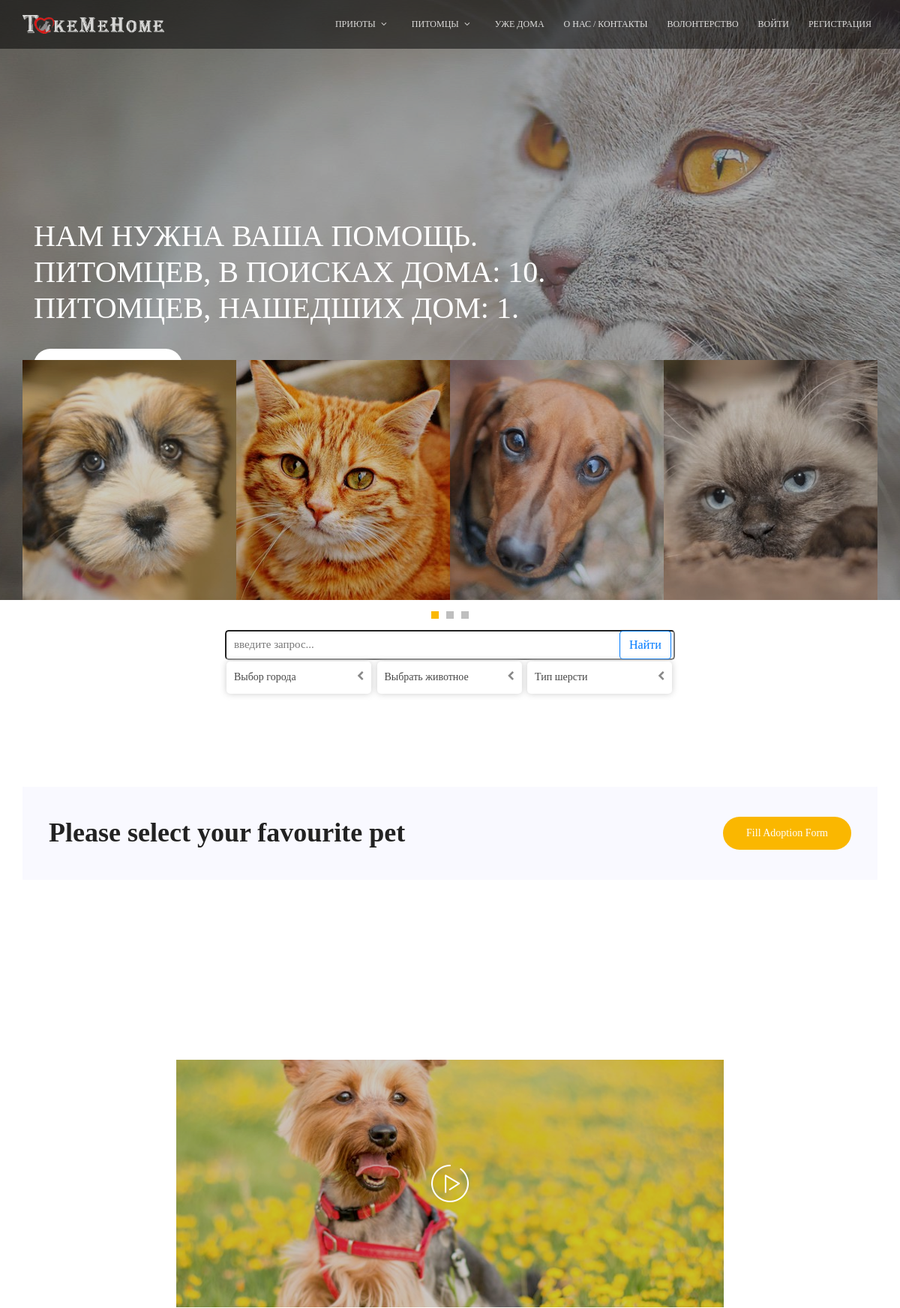
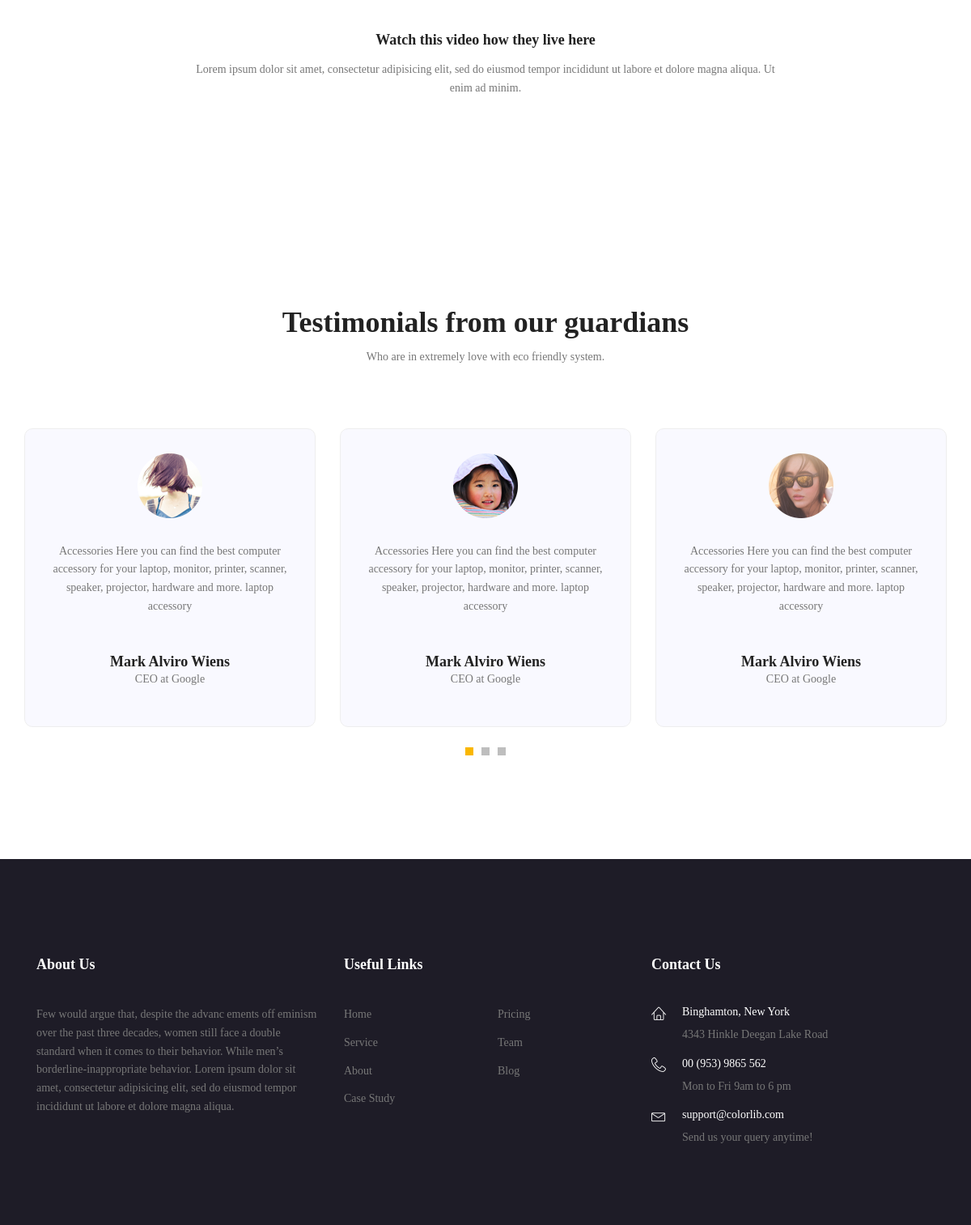
The page / on the database its author committed (2 pictures, top to bottom).
### mainapp/models.py (models this page shows, shortened)
class Core(models.Model):
    class Meta:
        ordering = ('-is_active', 'sort', 'name')
        verbose_name = 'Ядро'
        verbose_name_plural = 'Ядра'
    name = models.CharField(verbose_name='заголовок объекта', max_length=255, null=True)
    description = models.TextField(verbose_name='описание объекта', blank=True, null=True)
    sort = models.IntegerField(verbose_name='номер объекта для сортировки', default=0, blank=True, null=False)
    is_active = models.BooleanField(verbose_name='активен ли объект', default=True, db_index=True)
    created = models.DateTimeField(verbose_name='создан', auto_now_add=True)
    updated = models.DateTimeField(verbose_name='обновлен', auto_now=True)

class Menu(Core):
    class Meta:
        ordering = ('parent_id', 'sort', 'name')
        verbose_name = 'Элемент меню'
        verbose_name_plural = 'Меню сайта'
    url = models.CharField('ссылка', max_length=255, blank=False, null=False, default='#')
    css_class = models.CharField('CSS-Класс блока меню', max_length=30, null=False, blank=True, default='')
    seen_guests = models.BooleanField('виден незарегистрированным пользователям', default=True)
    seen_users = models.BooleanField('виден зарегистрированным пользователям', default=False)
    seen_shelters = models.BooleanField('виден приютам', default=False)
    parent = models.ForeignKey('self', verbose_name='суперкласс меню', null=True, blank=True, related_name='submenus',
                               on_delete=models.CASCADE)
    objects = MenuManager()
    def __getattr__(self, attr):
        if attr.startswith('get_menu_'):
            return type(self).objects.get_menu(attr[9:])
        return super().__getattr__(attr)
    def get_url(self):
        return reverse(self.url) if ':' in self.url else self.url

class Core(models.Model):
    class Meta:
        ordering = ('-is_active', 'sort', 'name')
        verbose_name = 'Ядро'
        verbose_name_plural = 'Ядра'
    name = models.CharField(verbose_name='заголовок объекта', max_length=255, null=True)
    description = models.TextField(verbose_name='описание объекта', blank=True, null=True)
    sort = models.IntegerField(verbose_name='номер объекта для сортировки', default=0, blank=True, null=False)
    is_active = models.BooleanField(verbose_name='активен ли объект', default=True, db_index=True)
    created = models.DateTimeField(verbose_name='создан', auto_now_add=True)
    updated = models.DateTimeField(verbose_name='обновлен', auto_now=True)

### mainapp/views.py (the view)
# urls.py: path('', Index.as_view(), name='index'),
class Index(TemplateView):
    template_name = 'mainapp/index.html'
    adopted = Pet.get_count('Уже дома')
    extra_context = {
        'adopted': adopted,
        'pets': Pet.get_count() - adopted,
    }

### mainapp/context_processors.py (called while the page is built)
def get_context(request):
    context = {
        'menu': Menu(),
    }
    return context

### mainapp/models.py (called while the page is built)
    def get_menu(self, attr):
        return self.filter(name=attr, parent_id__isnull=True).first()

### mainapp/templates/mainapp/index.html (shortened to what this page needs)
{% extends 'mainapp/base.html' %}
{% load static %}
{% block main_banner %}
    {% include 'mainapp/includes/inc-main_banner_big.html' %}
{% endblock %}
{% block content %}
    <section class="image-carusel-area">
        <div class="container">
            <div class="row">
                <div class="active-image-carusel">
                    <div class="single-image-carusel">
                        <img class="img-fluid" src="{% static 'img/c1.jpg' %}" alt="">
                    </div>
                    <div class="single-image-carusel">
                        <img class="img-fluid" src="{% static 'img/c2.jpg' %}" alt="">
                    </div>
                    <div class="single-image-carusel">
                        <img class="img-fluid" src="{% static 'img/c3.jpg' %}" alt="">
                    </div>
                    <div class="single-image-carusel">
                        <img class="img-fluid" src="{% static 'img/c4.jpg' %}" alt="">
                    </div>
                </div>
            </div>
        </div>
    </section>
{% block search %}
    {% include 'mainapp/includes/search_list.html' %}
{% endblock %}
    <section class="callto-top-area section-gap">
        <div class="container">
            <div class="row justify-content-between callto-top-wrap pt-40 pb-40">
                <div class="col-lg-8 callto-top-left">
                    <h1>Please select your favourite pet</h1>
                </div>
                <div class="col-lg-4 callto-top-right">
                    <a href="#" class="primary-btn">Fill Adoption Form</a>
                </div>
            </div>
        </div>
    </section>
    <section class="video-area section-gap">
        <div class="container">
            <div class="row justify-content-center align-items-center">
                <div class="col-lg-8">
                    <div class="about-video-right justify-content-center align-items-center d-flex relative">
                        <a class="play-btn" href="https://www.youtube.com/watch?v=ARA0AxrnHdM"><img
                                class="img-fluid mx-auto" src="{% static 'img/play-btn.png' %}" alt=""></a>
                    </div>
                    <div class="description">
                        <h4>Watch this video how they live here</h4>
                        <p>
                            Lorem ipsum dolor sit amet, consectetur adipisicing elit, sed do eiusmod tempor incididunt
                            ut labore et dolore magna aliqua. Ut enim ad minim.
                        </p>
                    </div>
                </div>
            </div>
        </div>
    </section>
    <section class="testomial-area section-gap" id="testimonail">
        <div class="container">
            <div class="row d-flex justify-content-center">
                <div class="menu-content pb-60 col-lg-8">
                    <div class="title text-center">
                        <h1 class="mb-10">Testimonials from our guardians</h1>
                        <p>Who are in extremely love with eco friendly system.</p>
                    </div>
                </div>
            </div>
            <div class="row">
                <div class="active-testimonial-carusel">
                    <div class="single-testimonial item">
                        <img class="mx-auto" src="{% static 'img/t1.png' %}" alt="">
                        <p class="desc">
                            Accessories Here you can find the best computer accessory for your laptop, monitor, printer,
                            scanner, speaker, projector, hardware and more. laptop accessory
                        </p>
                        <h4>Mark Alviro Wiens</h4>
                        <p>
                            CEO at Google
                        </p>
                    </div>
                    <div class="single-testimonial item">
                        <img class="mx-auto" src="{% static 'img/t2.png' %}" alt="">
                        <p class="desc">
                            Accessories Here you can find the best computer accessory for your laptop, monitor, printer,
                            scanner, speaker, projector, hardware and more. laptop accessory
                        </p>
                        <h4>Mark Alviro Wiens</h4>
                        <p>
                            CEO at Google
                        </p>
                    </div>
                    <div class="single-testimonial item">
                        <img class="mx-auto" src="{% static 'img/t3.png' %}" alt="">
                        <p class="desc">
                            Accessories Here you can find the best computer accessory for your laptop, monitor, printer,
                            scanner, speaker, projector, hardware and more. laptop accessory
                        </p>
                        <h4>Mark Alviro Wiens</h4>
                        <p>
                            CEO at Google
                        </p>
                    </div>
                </div>
            </div>
        </div>
    </section>
{% endblock %}

### mainapp/templates/mainapp/includes/mainmenu.html (shortened to what this page needs)
<nav id="nav-menu-container">
    <ul class="nav-menu {{ menu.css_class }}">
        {% for object in menu.submenus.all %}
            <li class="mainmenu {{ obj.css_class }}"><a href="{{ object.get_url }}"> {{ object.name }} </a>
            </li>
        {% endfor %}
        <li><a href="{% url 'mainapp:volunteer' %}">Волонтерство</a></li>
        {% if user.is_authenticated %}
            {% if user.avatar %}
                <li><img src="{{ user.avatar.url }}" width="40" alt="" style="border-radius: 50%"></li>
            {% endif %}
            <li class="mainmenu menu-has-children"><a href="/">{% if user.first_name %} {{ user.first_name }} {% else %}
                {{ user.username }} {% endif %}</a>
                <ul>
                    {% if user.is_superuser %}
                        <li>
                            <a href="{% url 'adminapp:pet_list' %}">
                                Администрирование
                            </a>
                        </li>
                    {% endif %}
                    <li class=""><a href="{% url 'logout' %}">Выйти</a></li>
                </ul>
            </li>
        {% else %}
            <li class="mainmenu"><a href="{% url 'login' %}">Войти</a></li>
            <li class="mainmenu"><a href="{% url 'register' %}">Регистрация</a></li>
        {% endif %}
    </ul>
</nav>

### static/css/main.css (style rules this page uses)
body { color: #777777; font-family: 'Century Gothic Regular'; font-size: 14px; font-weight: 300; line-height: 1.625em; position: relative; }
ol, ul { margin: 0; padding: 0; list-style: none; }
a { -webkit-transition: all 0.3s ease 0s; -moz-transition: all 0.3s ease 0s; -o-transition: all 0.3s ease 0s; transition: all 0.3s ease 0s; }
a, a:focus, a:hover { text-decoration: none; outline: 0; }
h1, h2, h3, h4, h5, h6 { font-family: 'Century Gothic Regular'; color: #222222; line-height: 1.2em !important; margin-bottom: 0; margin-top: 0; font-weight: 600; }
h1, .h1 { font-size: 36px; }
h4, .h4 { font-size: 18px; }
.mb-10 { margin-bottom: 10px; }
.pt-40 { padding-top: 40px; }
.pb-40 { padding-bottom: 40px; }
.pb-60 { padding-bottom: 60px; }
.text-center { text-align: center; }
.relative { position: relative; }
h1 { font-size: 36px; }
h4 { font-size: 18px; }
h1, h2, h3, h4, h5, h6 { line-height: 1.5em; }
.nav-menu, .nav-menu * { margin: 0; padding: 0; list-style: none; }
.nav-menu li { position: relative; white-space: nowrap; opacity: 1.5; }
.nav-menu > li { float: left; }
.sf-arrows .sf-with-ul { padding-right: 30px; }
.sf-arrows .sf-with-ul:after { content: "\f107"; position: absolute; right: 15px; font-family: FontAwesome; font-style: normal; font-weight: normal; }
#nav-menu-container { margin: 0; }
.nav-menu a { padding: 0 8px 0px 8px; text-decoration: none; display: inline-block; color: #fff; font-weight: 400; font-size: 12px; text-transform: uppercase; outline: none; }
.nav-menu > li { margin-left: 10px; }
#mobile-nav { position: fixed; top: 0; padding-top: 18px; bottom: 0; z-index: 998; background: rgba(0, 0, 0, 0.8); left: -260px; width: 260px; overflow-y: auto; transition: 0.4s; }
#mobile-nav ul { padding: 0; margin: 0; list-style: none; }
#mobile-nav ul li { position: relative; }
#mobile-nav ul li a { color: #fff; font-size: 13px; text-transform: uppercase; overflow: hidden; padding: 10px 22px 10px 15px; position: relative; text-decoration: none; width: 100%; display: block; outline: none; font-weight: 700; }
.section-gap { padding: 120px 0; }
.primary-btn { background-color: #fab700; line-height: 42px; padding-left: 30px; padding-right: 30px; border: 1px solid transparent; border-radius: 25px; color: #fff; display: inline-block; font-weight: 500; position: relative; -webkit-transition: all 0.3s ease 0s; -moz-transition: all 0.3s ease 0s; -o-transition: all 0.3s ease 0s; transition: all 0.3s ease 0s; cursor: pointer; position: relative; }
.image-carusel-area { margin-top: -320px; }
.image-carusel-area .single-image-carusel { background-color: #000; }
.image-carusel-area .single-image-carusel img { opacity: .8; -webkit-transition: all 0.3s ease 0s; -moz-transition: all 0.3s ease 0s; -o-transition: all 0.3s ease 0s; transition: all 0.3s ease 0s; }
.callto-top-wrap { background-color: #f9f9ff; }
.callto-top-wrap .callto-top-left { text-align: left; }
.callto-top-wrap .callto-top-left h1 { margin-left: 20px; }
.callto-top-wrap .callto-top-right { text-align: right; }
.callto-top-wrap .callto-top-right a { margin-right: 20px; }
.about-video-right { background: url(../img/video-bg.jpg) no-repeat center; background-size: cover; height: 330px; }
.about-video-right .play-btn { z-index: 2; }
.description h4 { margin-top: 40px; margin-bottom: 15px; }
.video-area { text-align: center; }
.testomial-area .owl-carousel .owl-item img { width: auto !important; }
.single-testimonial { text-align: center; padding: 30px; border-radius: 10px; background: #f9f9ff; text-align: center; border: 1px solid #eee; -webkit-transition: all 0.3s ease 0s; -moz-transition: all 0.3s ease 0s; -o-transition: all 0.3s ease 0s; transition: all 0.3s ease 0s; }
.single-testimonial h4 { -webkit-transition: all 0.3s ease 0s; -moz-transition: all 0.3s ease 0s; -o-transition: all 0.3s ease 0s; transition: all 0.3s ease 0s; }
.single-testimonial .desc { padding: 30px 0px; }
.single-image-carusel { display: flex; justify-content: center; }
.single-image-carusel img { margin: 0; padding: 0; }

### rows shown on the page
Menu: name "ПРИЮТЫ"
Menu: name "ПИТОМЦЫ"
Menu: name "УЖЕ ДОМА"
Menu: name "О НАС / КОНТАКТЫ"

### other values the page prints
{{ pets }} "10"
{{ adopted }} "1"
